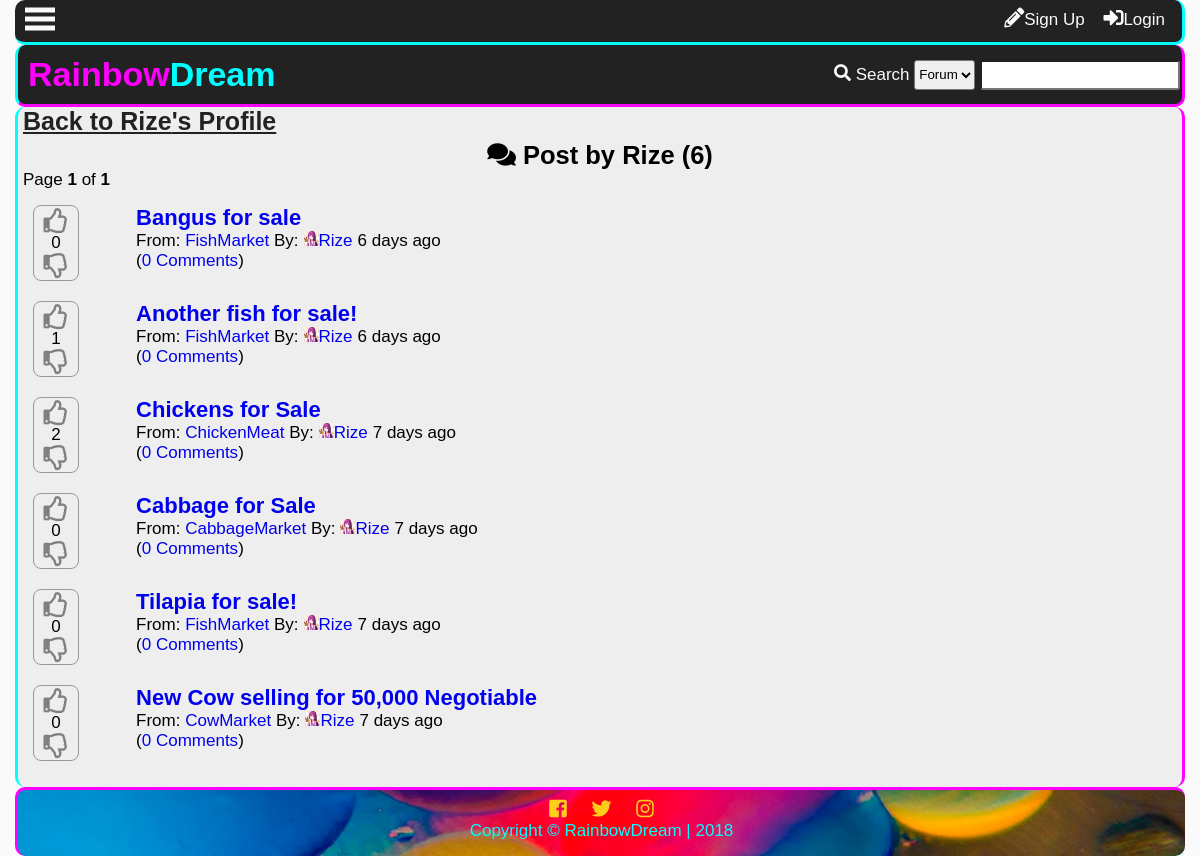
Page /profilepost.php?name=Rize on the earlier database version.
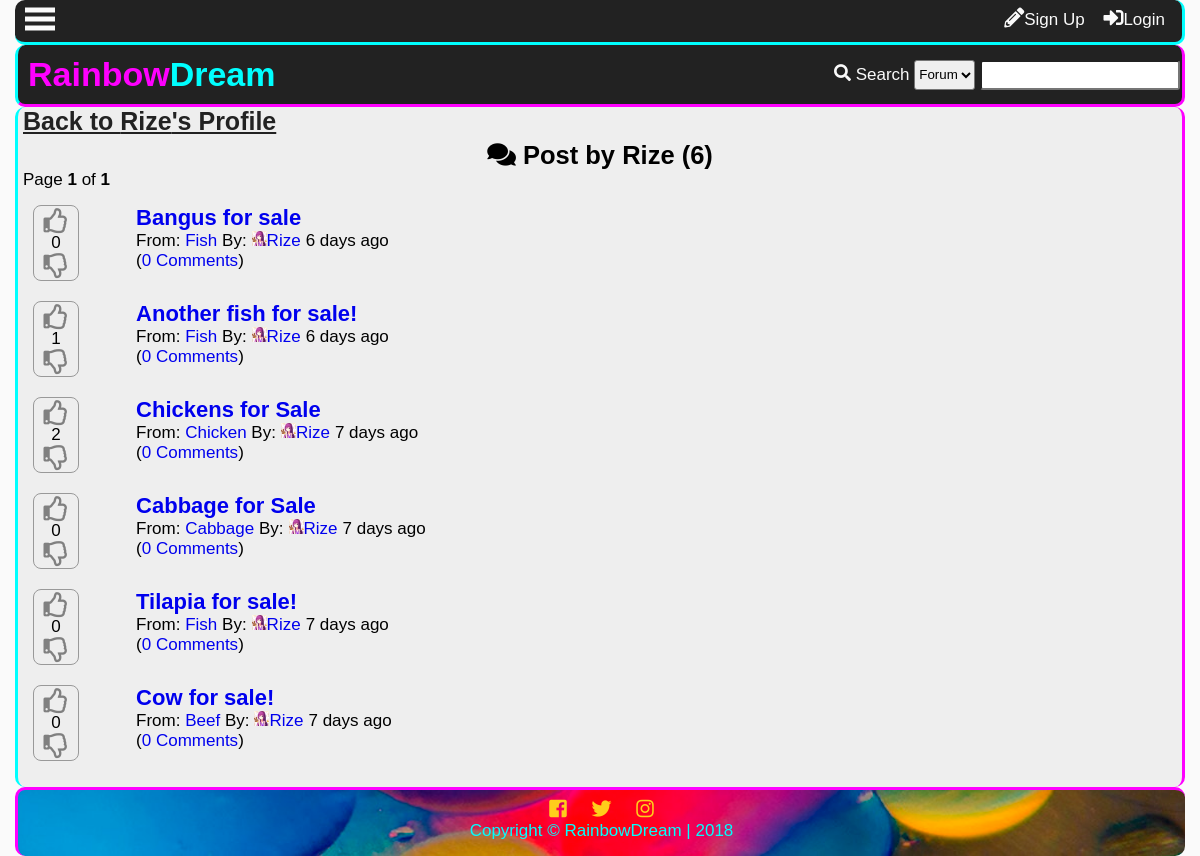
Same page on the later database version.
### tables this page shows
CREATE TABLE `tblpost` (
  `postid` int(11) NOT NULL,
  `forumid` int(11) NOT NULL,
  `title` varchar(150) NOT NULL,
  `datecreated` datetime DEFAULT NULL,
  `description` text NOT NULL,
  `starter` int(11) NOT NULL,
  `score` int(11) NOT NULL,
  `views` int(11) NOT NULL,
  `comments` int(11) NOT NULL
);

CREATE TABLE `tblforum` (
  `forumid` int(11) NOT NULL,
  `title` varchar(100) NOT NULL,
  `name` varchar(100) NOT NULL,
  `datecreated` datetime DEFAULT NULL,
  `description` varchar(255) NOT NULL,
  `creator` int(11) NOT NULL,
  `views` int(11) NOT NULL,
  `subscriber` int(11) NOT NULL
);

CREATE TABLE `tbluser` (
  `userid` int(11) NOT NULL,
  `username` varchar(100) NOT NULL,
  `password` varchar(100) NOT NULL,
  `firstname` varchar(100) NOT NULL,
  `middlename` varchar(100) NOT NULL,
  `lastname` varchar(100) NOT NULL,
  `birthday` varchar(20) NOT NULL,
  `datecreated` timestamp NOT NULL DEFAULT '0000-00-00 00:00:00',
  `email` varchar(100) NOT NULL,
  `website` varchar(255) NOT NULL,
  `location` varchar(255) NOT NULL,
  `usertypeid` int(11) NOT NULL,
  `access` int(11) NOT NULL,
  `imgname` varchar(100) NOT NULL,
  `imgtype` varchar(100) NOT NULL,
  `imgpath` varchar(200) NOT NULL,
  `bio` text NOT NULL,
  `is_show_email` tinyint(1) NOT NULL,
  `gender` int(11) NOT NULL,
  `lastupdate` timestamp NOT NULL DEFAULT '0000-00-00 00:00:00',
  `lastonline` timestamp NOT NULL DEFAULT '0000-00-00 00:00:00',
  `profileviews` int(11) NOT NULL
);

### profilepost.php (the view, shortened to what this page needs)
<?php
include'functions.php';
require_once'connection.php';
$name=$_GET['name'];
?>
<!DOCTYPE html>
<html lang="en">
<head>
    <link rel="stylesheet" href="css/style.css">
  	<link rel="stylesheet" href="css/fontawesome-all.css">
</head>
<body>
	<div class="main-container">
		<div class="other-content">
			<h1><a class="btp" href="profile.php?name=<?php echo $name ?>">Back to <?php echo $name ?>'s Profile</a></h1>
<ul id="forum-list">
<?php
$sql="SELECT userid FROM tbluser WHERE username='$name'";
$result=$conn->query($sql);
$row=$result->fetch_object();
$rid=$row->userid;
$sql = "SELECT postid FROM tblpost
	LEFT JOIN tblforum
		ON tblpost.forumid = tblforum.forumid
	LEFT JOIN tbluser
		ON userid = starter
	WHERE starter='$rid'
	ORDER BY postid DESC";
$result=$conn->query($sql);
$rows=$result->num_rows;
$page_rows = 25;
$last = ceil($rows/$page_rows);
$pagenum = 1;
$limit = 'LIMIT ' .($pagenum - 1) * $page_rows .',' .$page_rows;
$sql = "SELECT postid,tblpost.forumid,name,imgpath,tblpost.title,tblpost.datecreated,username,comments,score FROM tblpost
	LEFT JOIN tblforum
		ON tblpost.forumid = tblforum.forumid
	LEFT JOIN tbluser
		ON userid = starter
	WHERE starter='$rid'
	ORDER BY postid DESC
	$limit";
	$result = $conn->query($sql);
$textline1 = "<i class='fas fa-comments'></i> Post by ".$_GET['name']." (<b>$rows</b>)";
$textline2 = "Page <b>$pagenum</b> of <b>$last</b>";
$paginationCtrls = '';
 echo'<h2>  '.$textline1.'</h2>
  <p>  '.$textline2.' </p>
  <div id="pagination_controls"> '.$paginationCtrls.'</div>';
	while($row=$result->fetch_object()){
		$id = $row->postid;
		$forumid = $row->forumid;
		$forum = $row->name;
		$ptitle = $row->title;
		$name = $row->username;
		$comments = $row->comments;
		$date = $row->datecreated;
		$score = $row->score;
		$flair= $row->imgpath;
		echo '<li value="'.$id.'">
 		<div class="forum-post-grid">';
 		if(isset($_SESSION['id'])){
		$sql2 = "SELECT upvoteid FROM tblupvotepost WHERE user='$uid' and post='$id'";
		$result2 = $conn->query($sql2);
		$upvote = $result2->num_rows;
		$sql3 = "SELECT downvoteid FROM tbldownvotepost WHERE user='$uid' and post='$id'";
		$result3 = $conn->query($sql3);
		$downvote = $result3->num_rows;
 		echo'
 		<div class="vote">';
 			if(!$upvote){
 			echo'<div id="up-'.$id.'" style="color:gray;" value="'.$id.'" onclick="upvotepost(this)" class="upvote"><i class="far fa-thumbs-up"></i></div>';
 			}else{
 			echo'<div id="up-'.$id.'" style="color:orangered;" value="'.$id.'" onclick="upvotepost(this)" class="upvote"><i class="far fa-thumbs-up"></i></div>';
 			}
 			if($score<0){
 				$score=0;
 			}
			echo'
			<div id="score-'.$id.'">'.$score.'</div>';
			if(!$downvote){
			echo'
			<div id="down-'.$id.'" style="color:gray;" value="'.$id.'" onclick="downvotepost(this)" class="downvote"><i class="far fa-thumbs-down"></i>
			</div>';
			}else{
			echo'
			<div id="down-'.$id.'" style="color:blue;" value="'.$id.'" onclick="downvotepost(this)" class="downvote"><i class="far fa-thumbs-down"></i>
			</div>';
			}
			echo'
		</div>';
		}else{
			echo'
		<div class="vote">
 			<div class="upvote" style="color:gray;" onclick="showlogin()">
			<i class="far fa-thumbs-up"></i>
			</div>';
 			if($score<0){
 				$score=0;
 			}
			echo'<div>'.$score.'</div>
			<div class="downvote" style="color:gray;" onclick="showlogin()">
			<i class="far fa-thumbs-down"></i>
		</div>
		</div>';
		}
		echo'<div class="post-right">
		<p class="main-forum-title"><a href="reply.php?id='.$forumid.'&thread='.$id.'">'.$ptitle.'</a></p>
		<div class="second-line">
			<div class="from">
				From: <a href="forums.php?id='.$forumid.'">
				'.$forum.'</a> By:
			</div>
			<div class="by">
				<a href="profile.php?name='.$name.'">
				<p><div class="flair">
					<img src="'.$flair.'">
				</div>'.$name.'</a>
			</div>
			<div class="when">
				'.time_elapsed_string($date).'
			</div>
		</div>
		<div class="com">
			<p>(<a href="reply.php?id='.$forumid.'&thread='.$id.'">'.$comments.' Comments</a>)</p>
		</div>
		</div>
		</div>
		</li>';
	}
?>
			</ul>
		</div>
	</div>
</body>
</html>

Differences in the rows shown:
changed tblpost "Bangus for sale": forumid.name "FishMarket" → "Fish"
changed tblpost "Another fish for sale!": forumid.name "FishMarket" → "Fish"
changed tblpost "Chickens for Sale": forumid.name "ChickenMeat" → "Chicken"
changed tblpost "Cabbage for Sale": forumid.name "CabbageMarket" → "Cabbage"
changed tblpost "Tilapia for sale!": forumid.name "FishMarket" → "Fish"
changed tblpost: title "New Cow selling for 50,000 Negotiable" → "Cow for sale!"; forumid.name "CowMarket" → "Beef"
